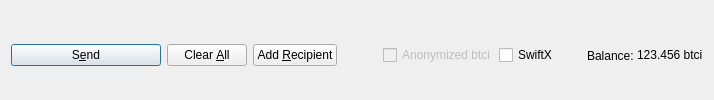
         <widget class="QFrame" name="frame_Send">
          <layout class="QHBoxLayout" name="horizontalLayout">
           <property name="bottomMargin">
            <number>0</number>
           </property>
           <item>
            <widget class="QPushButton" name="sendButton">
             <property name="minimumSize">
              <size>
               <width>150</width>
               <height>0</height>
              </size>
             </property>
             <property name="toolTip">
              <string>Confirm the send action</string>
             </property>
             <property name="text">
              <string>S&amp;end</string>
             </property>
             <property name="icon">
              <iconset resource="../btci.qrc">
               <normaloff>:/icons/send</normaloff>:/icons/send</iconset>
             </property>
             <property name="autoDefault">
              <bool>false</bool>
             </property>
             <property name="default">
              <bool>true</bool>
             </property>
            </widget>
           </item>
           <item>
            <widget class="QPushButton" name="clearButton">
             <property name="sizePolicy">
              <sizepolicy hsizetype="Minimum" vsizetype="Fixed">
               <horstretch>0</horstretch>
               <verstretch>0</verstretch>
              </sizepolicy>
             </property>
             <property name="toolTip">
              <string>Clear all fields of the form.</string>
             </property>
             <property name="text">
              <string>Clear &amp;All</string>
             </property>
             <property name="icon">
              <iconset resource="../btci.qrc">
               <normaloff>:/icons/remove</normaloff>:/icons/remove</iconset>
             </property>
             <property name="autoDefault">
              <bool>false</bool>
             </property>
            </widget>
           </item>
           <item>
            <widget class="QPushButton" name="addButton">
             <property name="toolTip">
              <string>Send to multiple recipients at once</string>
             </property>
             <property name="text">
              <string>Add &amp;Recipient</string>
             </property>
             <property name="icon">
              <iconset resource="../btci.qrc">
               <normaloff>:/icons/add</normaloff>:/icons/add</iconset>
             </property>
             <property name="autoDefault">
              <bool>false</bool>
             </property>
            </widget>
           </item>
           <item>
            <spacer name="horizontalSpacer">
             <property name="orientation">
              <enum>Qt::Horizontal</enum>
             </property>
             <property name="sizeHint" stdset="0">
              <size>
               <width>40</width>
               <height>20</height>
              </size>
             </property>
            </spacer>
           </item>
           <item>
            <layout class="QHBoxLayout" name="horizontalLayout_2">
             <property name="spacing">
              <number>3</number>
             </property>
             <item>
              <widget class="QCheckBox" name="checkzbtci">
               <property name="enabled">
                <bool>false</bool>
               </property>
               <property name="text">
                <string>Anonymized btci</string>
               </property>
              </widget>
             </item>
             <item>
              <widget class="QCheckBox" name="checkSwiftTX">
               <property name="enabled">
                <bool>true</bool>
               </property>
               <property name="minimumSize">
                <size>
                 <width>85</width>
                 <height>0</height>
                </size>
               </property>
               <property name="text">
                <string>SwiftX</string>
               </property>
              </widget>
             </item>
             <item>
              <widget class="QLabel" name="label">
               <property name="text">
                <string>Balance:</string>
               </property>
              </widget>
             </item>
             <item>
              <widget class="QLabel" name="labelBalance">
               <property name="sizePolicy">
                <sizepolicy hsizetype="Preferred" vsizetype="Fixed">
                 <horstretch>0</horstretch>
                 <verstretch>0</verstretch>
                </sizepolicy>
               </property>
               <property name="cursor">
                <cursorShape>IBeamCursor</cursorShape>
               </property>
               <property name="text">
                <string notr="true">123.456 btci</string>
               </property>
               <property name="textInteractionFlags">
                <set>Qt::LinksAccessibleByMouse|Qt::TextSelectableByKeyboard|Qt::TextSelectableByMouse</set>
               </property>
              </widget>
             </item>
            </layout>
           </item>
          </layout>
         </widget>
